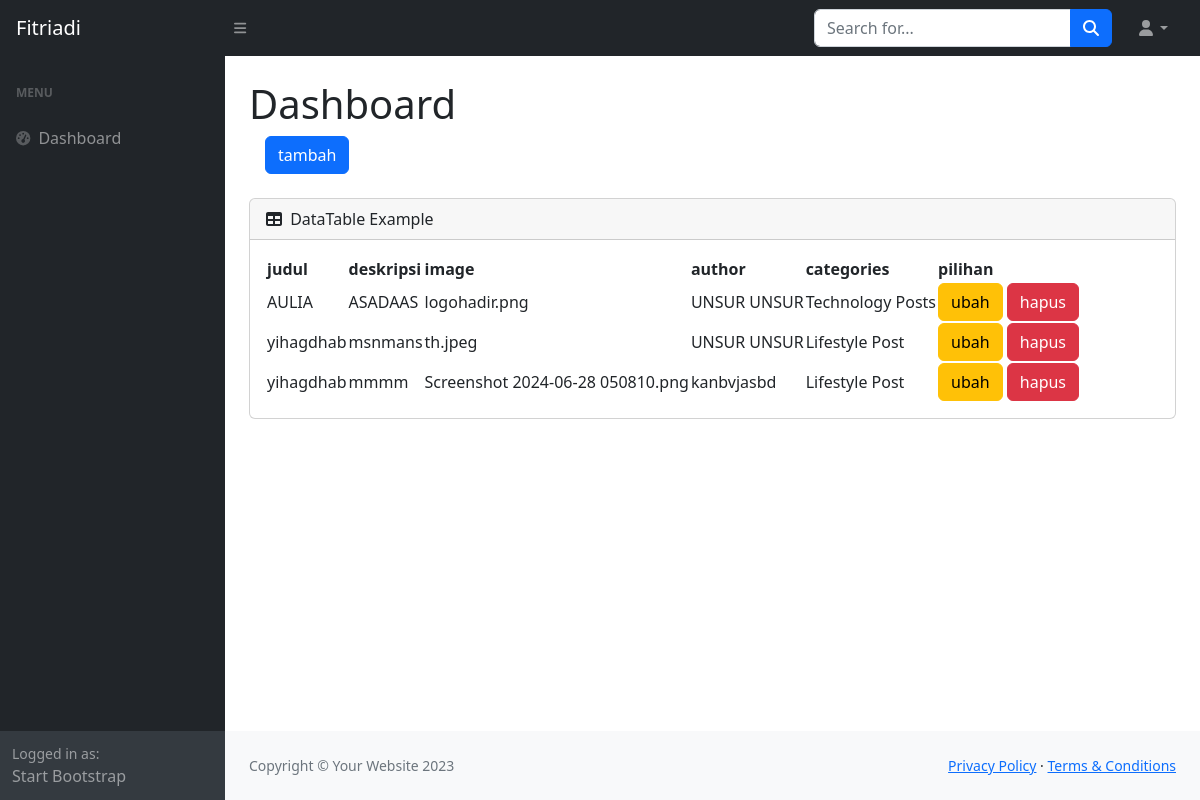
The app's page /admin/index.php with its own data.
### tables this page shows
CREATE TABLE `post` (
  `id` int(11) NOT NULL,
  `judul` varchar(255) NOT NULL,
  `deskripsi` varchar(1000) NOT NULL,
  `author` varchar(255) NOT NULL,
  `kategori` varchar(255) NOT NULL,
  `image` varchar(255) NOT NULL
);

### admin/index.php (the view, shortened to what this page needs)
<!DOCTYPE html>
<html lang="en">
<head>
    <link href="https://cdn.jsdelivr.net/npm/simple-datatables@7.1.2/dist/style.min.css" rel="stylesheet" />
    <link href="css/styles.css" rel="stylesheet" />
</head>
<body class="sb-nav-fixed">
    <nav class="sb-topnav navbar navbar-expand navbar-dark bg-dark">
        <a class="navbar-brand ps-3" href="index.php">Fitriadi</a>
        <button class="btn btn-link btn-sm order-1 order-lg-0 me-4 me-lg-0" id="sidebarToggle" href="#!"><i
                class="fas fa-bars"></i></button>
        <form class="d-none d-md-inline-block form-inline ms-auto me-0 me-md-3 my-2 my-md-0">
            <div class="input-group">
                <input class="form-control" type="text" placeholder="Search for..." aria-label="Search for..."
                    aria-describedby="btnNavbarSearch" />
                <button class="btn btn-primary" id="btnNavbarSearch" type="button"><i
                        class="fas fa-search"></i></button>
            </div>
        </form>
        <ul class="navbar-nav ms-auto ms-md-0 me-3 me-lg-4">
            <li class="nav-item dropdown">
                <a class="nav-link dropdown-toggle" id="navbarDropdown" href="#" role="button" data-bs-toggle="dropdown"
                    aria-expanded="false"><i class="fas fa-user fa-fw"></i></a>
            </li>
        </ul>
    </nav>
    <div id="layoutSidenav">
        <div id="layoutSidenav_nav">
            <nav class="sb-sidenav accordion sb-sidenav-dark" id="sidenavAccordion">
                <div class="sb-sidenav-menu">
                    <div class="nav">
                        <div class="sb-sidenav-menu-heading">menu</div>
                        <a class="nav-link" href="index.php">
                            <div class="sb-nav-link-icon"><i class="fas fa-tachometer-alt"></i></div>
                            Dashboard
                        </a>
                    </div>
                </div>
                <div class="sb-sidenav-footer">
                    <div class="small">Logged in as:</div>
                    Start Bootstrap
                </div>
            </nav>
        </div>
        <div id="layoutSidenav_content">
            <main>
                <div class="container-fluid px-4">
                    <h1 class="mt-4">Dashboard</h1>
                    <ol class="breadcrumb mb-4">
                        <a href="create.php" class="btn btn-primary ms-3">tambah</a>
                    </ol>
                    <div class="card mb-4">
                        <div class="card-header">
                            <i class="fas fa-table me-1"></i>
                            DataTable Example
                        </div>
                        <div class="card-body">
                            <table id="datatablesSimple">
                                <thead>
                                    <tr>
                                        <th>judul</th>
                                        <th>deskripsi</th>
                                        <th>image</th>
                                     <th>author</th>
                                        <th>categories</th>
                                        <th>pilihan</th>
                                    </tr>
                                </thead>
                                <tbody>
                                    <?php
                                    require '../controller/koneksi.php';
                                    $sql = "SELECT * FROM post";
                                    $result = $conn->query($sql);
                                    if ($result->num_rows > 0) {
                                        while ($row = $result->fetch_assoc()) {
                                            ?>
                                            <tr>
                                                <td><?= $row['judul']; ?></td>
                                                <td><?= $row['deskripsi']; ?></td>
                                                <td><?= $row['image']; ?></td>
                                                <td><?= $row['author']; ?></td>
                                                <td><?= $row['kategori']; ?></td>
                                                <td>
                                                    <a class="btn btn-warning"href='edit.php?id=<?= $row['id']; ?>'>ubah<a/>
                                                    <a class="btn btn-danger" href='../controller/delete.php?id=<?= $row['id']; ?>' onclick="return alert('hello world')">hapus</a>
                                                </td>
                                            </tr>
                                            <?php
                                        }
                                    } else {
                                        echo "0 hasil";
                                    }
                                    ?>
                                </tbody>
                            </table>
                        </div>
                    </div>
                </div>
            </main>
            <footer class="py-4 bg-light mt-auto">
                <div class="container-fluid px-4">
                    <div class="d-flex align-items-center justify-content-between small">
                        <div class="text-muted">Copyright &copy; Your Website 2023</div>
                        <div>
                            <a href="#">Privacy Policy</a>
                            &middot;
                            <a href="#">Terms &amp; Conditions</a>
                        </div>
                    </div>
                </div>
            </footer>
        </div>
    </div>
</body>
</html>

### records on screen
post: judul "AULIA", deskripsi "ASADAAS", image "logohadir.png", author "UNSUR UNSUR", kategori "Technology Posts"
post: judul "yihagdhab", deskripsi "msnmans", image "th.jpeg", author "UNSUR UNSUR", kategori "Lifestyle Post"
post: judul "yihagdhab", deskripsi "mmmm", image "Screenshot 2024-06-28 050810.png", author "kanbvjasbd", kategori "Lifestyle Post"
